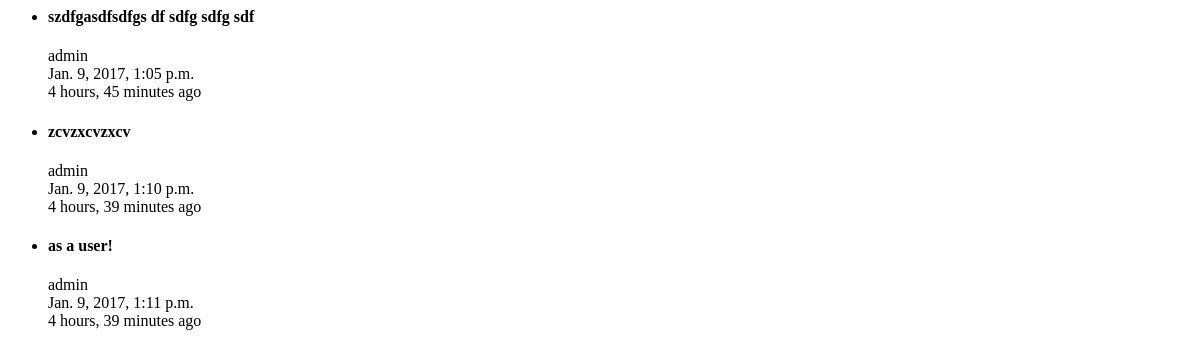
Page /tweets/ on the earlier database version.
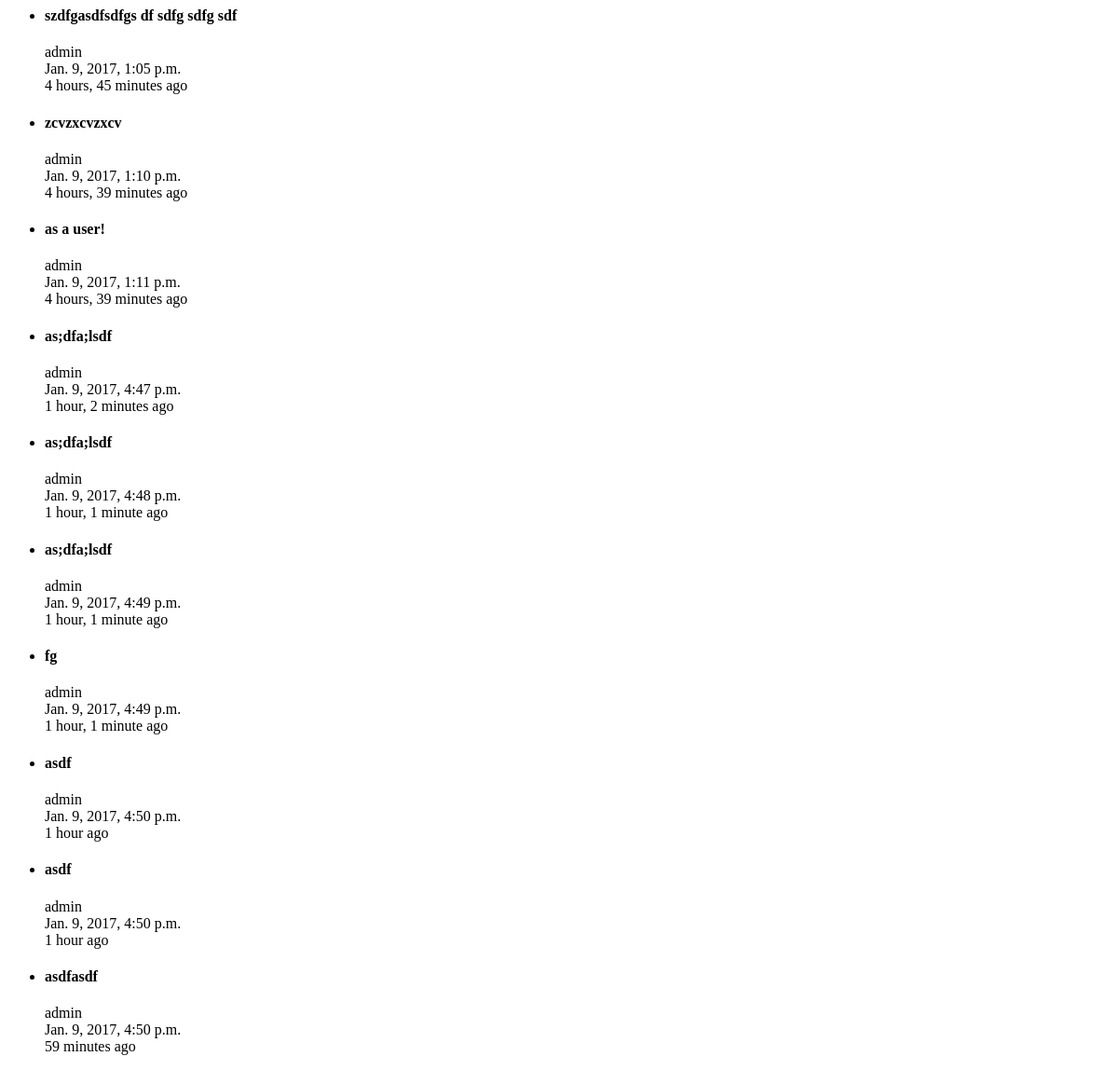
Same page on the later database version.
### tweets/models.py (models this page shows, shortened)
class Tweet(models.Model):
    user        = models.ForeignKey(settings.AUTH_USER_MODEL, default = 1)
    content     = models.CharField(max_length=140, validators=[validate_content])
    timestamp   = models.DateTimeField(auto_now_add=True)
    updated     = models.DateTimeField(auto_now=True)

### tweets/views.py (the view)
class TweetListView(ListView):
    template_name = "tweets/list_view.html"
    queryset = Tweet.objects.all()
    def get_context_data(self, *args, **kwargs):
        context = super(TweetListView, self).get_context_data(*args, **kwargs)
        return context

### tweets/templates/tweets/list_view.html
<ul>{% for obj in object_list %}
    <li><h4>{{obj.content}}</h4>
    {{obj.user}}<br/>
    {{obj.timestamp}}<br/>
    {{obj.timestamp|timesince}} ago<br/>
{% empty %}
    <p>No tweets yet.</p>
{% endfor %}
</ul>

Differences in the rows shown:
added Tweet: content "as;dfa;lsdf", user "admin", timestamp "Jan. 9, 2017, 4:47 p.m.", timestamp "1 hour, 2 minutes"
added Tweet: content "as;dfa;lsdf", user "admin", timestamp "Jan. 9, 2017, 4:48 p.m.", timestamp "1 hour, 1 minute"
added Tweet: content "as;dfa;lsdf", user "admin", timestamp "Jan. 9, 2017, 4:49 p.m.", timestamp "1 hour, 1 minute"
added Tweet: content "fg", user "admin", timestamp "Jan. 9, 2017, 4:49 p.m.", timestamp "1 hour, 1 minute"
added Tweet: content "asdf", user "admin", timestamp "Jan. 9, 2017, 4:50 p.m.", timestamp "1 hour"
added Tweet: content "asdf", user "admin", timestamp "Jan. 9, 2017, 4:50 p.m.", timestamp "1 hour"
added Tweet: content "asdfasdf", user "admin", timestamp "Jan. 9, 2017, 4:50 p.m.", timestamp "59 minutes"
